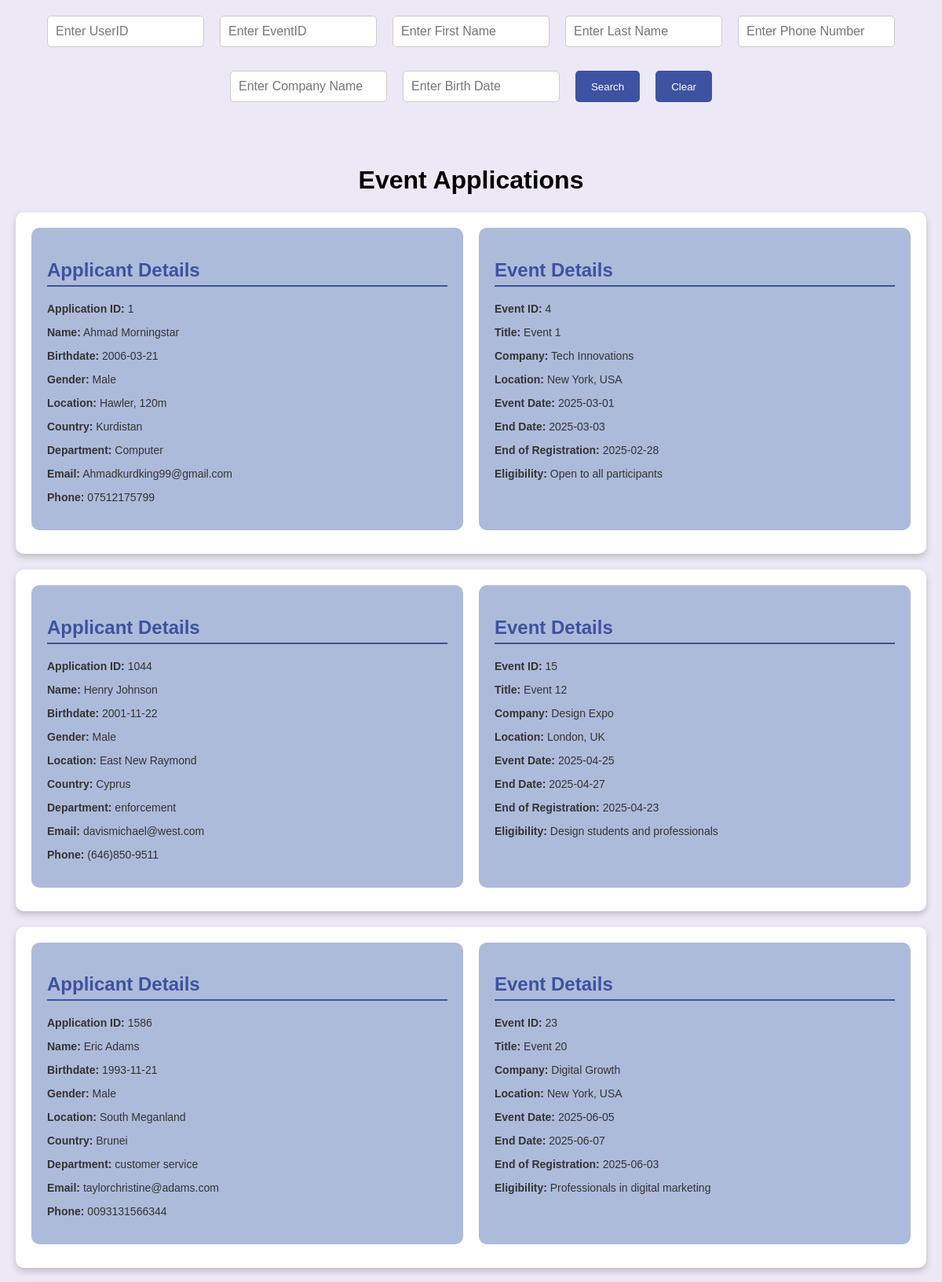
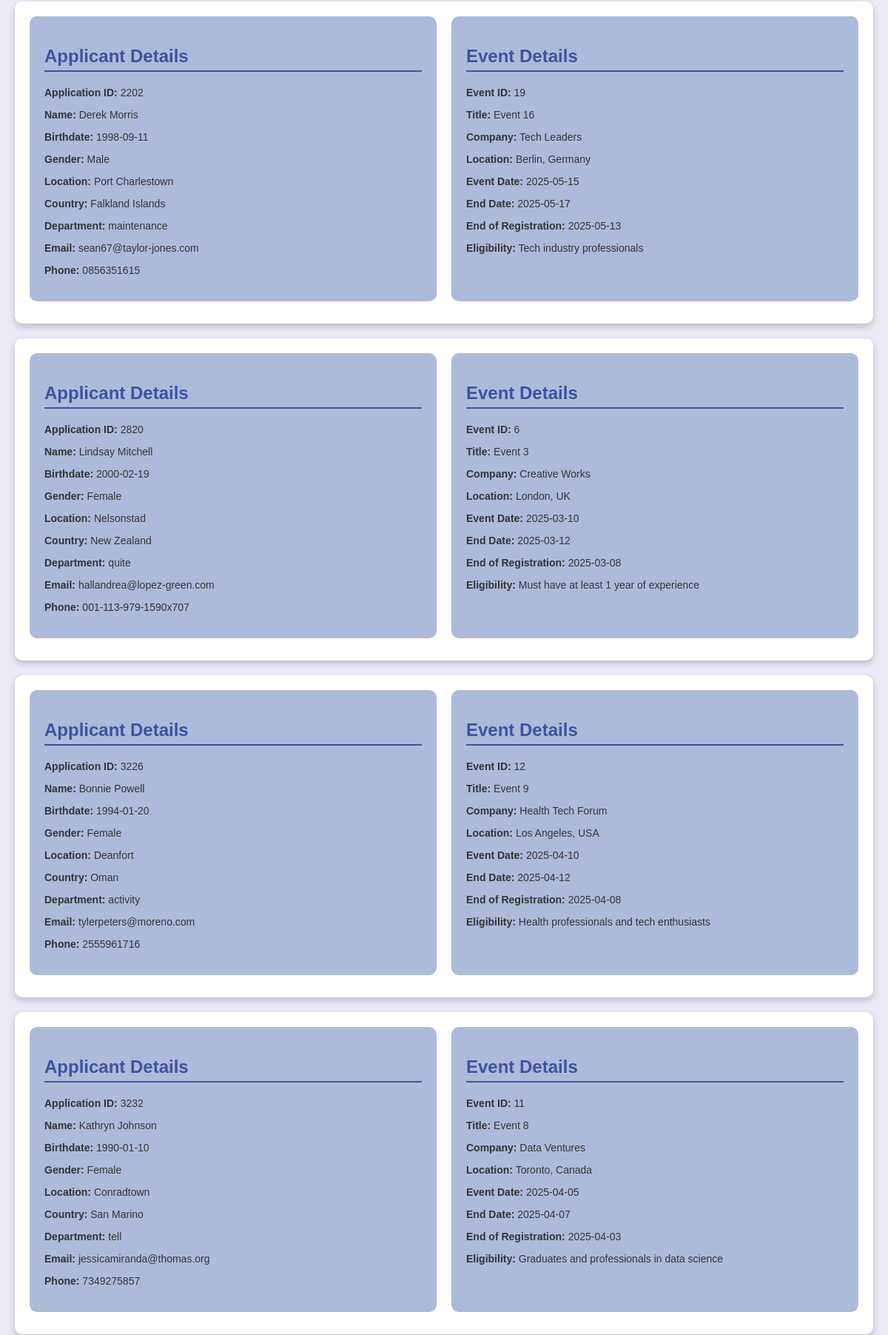
Page /UserEvents.php (upper part) on the committed database (2 pictures, top to bottom).
### tables this page shows
CREATE TABLE `event_applications` (
  `application_id` int(11) NOT NULL,
  `event_id` int(11) DEFAULT NULL,
  `first_name` varchar(255) NOT NULL,
  `last_name` varchar(255) NOT NULL,
  `birthdate` date NOT NULL,
  `gender` enum('Male','Female') NOT NULL,
  `location` varchar(255) NOT NULL,
  `country` varchar(255) NOT NULL,
  `department` varchar(255) NOT NULL,
  `email` varchar(255) NOT NULL,
  `phone_number` varchar(20) NOT NULL,
  `created_at` timestamp NOT NULL DEFAULT current_timestamp()
);

CREATE TABLE `events` (
  `event_id` int(11) NOT NULL,
  `title` varchar(255) NOT NULL,
  `company` varchar(255) NOT NULL,
  `location` varchar(255) NOT NULL,
  `event_date` date NOT NULL,
  `event_end_date` date NOT NULL,
  `end_of_registration` date NOT NULL,
  `eligibility` text DEFAULT NULL,
  `created_at` timestamp NOT NULL DEFAULT current_timestamp()
);

### UserEvents.php (the view, shortened to what this page needs)
<?php
$servername = "sql108.infinityfree.com";
$username = "if0_38250336";
$password = "Ahm20066";
$dbname = "if0_38250336_PMS";
$conn = new mysqli($servername, $username, $password, $dbname);
$userSearch = isset($_GET['userSearch']) ? $_GET['userSearch'] : '';
$eventSearch = isset($_GET['eventSearch']) ? $_GET['eventSearch'] : '';
$firstNameSearch = isset($_GET['firstNameSearch']) ? $_GET['firstNameSearch'] : '';
$lastNameSearch = isset($_GET['lastNameSearch']) ? $_GET['lastNameSearch'] : '';
$phoneSearch = isset($_GET['phoneSearch']) ? $_GET['phoneSearch'] : '';
$companySearch = isset($_GET['companySearch']) ? $_GET['companySearch'] : '';
$birthDateSearch = isset($_GET['birthDateSearch']) ? $_GET['birthDateSearch'] : '';
$sql = "SELECT ea.application_id, ea.first_name, ea.last_name, ea.birthdate, ea.gender, ea.location, ea.country,
               ea.department, ea.email, ea.phone_number,
               e.event_id, e.title, e.company, e.location AS event_location,
               e.event_date, e.event_end_date, e.end_of_registration, e.eligibility
        FROM event_applications ea
        JOIN events e ON ea.event_id = e.event_id";
$result = $conn->query($sql);
?>
<!DOCTYPE html>
<html lang="en">
<head>
    <link rel="stylesheet" href="UserEvents.css">
</head>
<body>
<div class="search-container">
    <form method="GET" action="UserEvents.php">
        <div class="search-fields">
            <input type="text" name="userSearch" placeholder="Enter UserID" value="<?php echo htmlspecialchars($userSearch); ?>">
            <input type="text" name="eventSearch" placeholder="Enter EventID" value="<?php echo htmlspecialchars($eventSearch); ?>">
            <input type="text" name="firstNameSearch" placeholder="Enter First Name" value="<?php echo htmlspecialchars($firstNameSearch); ?>">
            <input type="text" name="lastNameSearch" placeholder="Enter Last Name" value="<?php echo htmlspecialchars($lastNameSearch); ?>">
            <input type="text" name="phoneSearch" placeholder="Enter Phone Number" value="<?php echo htmlspecialchars($phoneSearch); ?>">
            <input type="text" name="companySearch" placeholder="Enter Company Name" value="<?php echo htmlspecialchars($companySearch); ?>">
            <input type="text" name="birthDateSearch" placeholder="Enter Birth Date" value="<?php echo htmlspecialchars($birthDateSearch); ?>">
            <button type="submit">Search</button>
            <button type="submit" name="clear" value="true">Clear</button>
        </div>
    </form>
</div>
<div class="applications-container">
    <h1>Event Applications</h1>
    <?php if ($result->num_rows > 0): ?>
        <?php while($row = $result->fetch_assoc()): ?>
            <div class="application-card">
                <div class="user-card">
                    <h2>Applicant Details</h2>
                    <p><strong>Application ID:</strong> <?php echo htmlspecialchars($row['application_id']); ?></p>
                    <p><strong>Name:</strong> <?php echo htmlspecialchars($row['first_name'] . " " . $row['last_name']); ?></p>
                    <p><strong>Birthdate:</strong> <?php echo htmlspecialchars($row['birthdate']); ?></p>
                    <p><strong>Gender:</strong> <?php echo htmlspecialchars($row['gender']); ?></p>
                    <p><strong>Location:</strong> <?php echo htmlspecialchars($row['location']); ?></p>
                    <p><strong>Country:</strong> <?php echo htmlspecialchars($row['country']); ?></p>
                    <p><strong>Department:</strong> <?php echo htmlspecialchars($row['department']); ?></p>
                    <p><strong>Email:</strong> <?php echo htmlspecialchars($row['email']); ?></p>
                    <p><strong>Phone:</strong> <?php echo htmlspecialchars($row['phone_number']); ?></p>
                </div>
                <div class="event-card">
                    <h2>Event Details</h2>
                    <p><strong>Event ID:</strong> <?php echo htmlspecialchars($row['event_id']); ?></p>
                    <p><strong>Title:</strong> <?php echo htmlspecialchars($row['title']); ?></p>
                    <p><strong>Company:</strong> <?php echo htmlspecialchars($row['company']); ?></p>
                    <p><strong>Location:</strong> <?php echo htmlspecialchars($row['event_location']); ?></p>
                    <p><strong>Event Date:</strong> <?php echo htmlspecialchars($row['event_date']); ?></p>
                    <p><strong>End Date:</strong> <?php echo htmlspecialchars($row['event_end_date']); ?></p>
                    <p><strong>End of Registration:</strong> <?php echo htmlspecialchars($row['end_of_registration']); ?></p>
                    <p><strong>Eligibility:</strong> <?php echo htmlspecialchars($row['eligibility']); ?></p>
                </div>
            </div>
        <?php endwhile; ?>
    <?php else: ?>
        <p>No applications found.</p>
    <?php endif; ?>
</div>
</body>
</html>

### UserEvents.css (style rules this page uses)
body { font-family: Arial, sans-serif; background-color: #ede8f5; text-align: center; margin: 0; padding: 0; }
.search-container { margin: 20px; }
.search-fields { display: flex; justify-content: center; gap: 20px; margin-bottom: 20px; flex-wrap: wrap; }
.search-fields input { padding: 10px; font-size: 16px; border-radius: 5px; border: 1px solid #ccc; width: 200px; box-sizing: border-box; margin-bottom: 10px; }
.search-fields button { padding: 10px 20px; background-color: #3d52a0; color: white; border: none; border-radius: 5px; cursor: pointer; margin-bottom: 10px; }
.applications-container { max-width: 1200px; margin: 30px auto; padding: 20px; }
.application-card { display: flex; justify-content: space-between; gap: 20px; background: white; padding: 20px; border-radius: 10px; box-shadow: 0 4px 8px rgba(0, 0, 0, 0.2); margin-bottom: 20px; text-align: left; flex-wrap: wrap; }
.user-card, .event-card { flex: 1; padding: 20px; border-radius: 10px; background-color: #adbbda; min-width: 300px; margin-bottom: 10px; }
.user-card h2, .event-card h2 { color: #3d52a0; border-bottom: 2px solid #3d52a0; padding-bottom: 5px; }
p { font-size: 14px; color: #333; }

### rows in the picture
event_applications: application_id "1", first_name+last_name "Ahmad Morningstar", birthdate "2006-03-21", gender "Male", location "Hawler, 120m", country "Kurdistan", department "Computer", email "Ahmadkurdking99@gmail.com", phone_number "07512175799", event.event_id "4", event.title "Event 1", event.company "Tech Innovations", event.location "New York, USA", event.event_date "2025-03-01", event.event_end_date "2025-03-03", event.end_of_registration "2025-02-28", event.eligibility "Open to all participants"
event_applications: application_id "1044", first_name+last_name "Henry Johnson", birthdate "2001-11-22", gender "Male", location "East New Raymond", country "Cyprus", department "enforcement", email "davismichael@west.com", phone_number "(646)850-9511", event.event_id "15", event.title "Event 12", event.company "Design Expo", event.location "London, UK", event.event_date "2025-04-25", event.event_end_date "2025-04-27", event.end_of_registration "2025-04-23", event.eligibility "Design students and professionals"
event_applications: application_id "1586", first_name+last_name "Eric Adams", birthdate "1993-11-21", gender "Male", location "South Meganland", country "Brunei", department "customer service", email "taylorchristine@adams.com", phone_number "0093131566344", event.event_id "23", event.title "Event 20", event.company "Digital Growth", event.location "New York, USA", event.event_date "2025-06-05", event.event_end_date "2025-06-07", event.end_of_registration "2025-06-03", event.eligibility "Professionals in digital marketing"
event_applications: application_id "2202", first_name+last_name "Derek Morris", birthdate "1998-09-11", gender "Male", location "Port Charlestown", country "Falkland Islands", department "maintenance", email "sean67@taylor-jones.com", phone_number "0856351615", event.event_id "19", event.title "Event 16", event.company "Tech Leaders", event.location "Berlin, Germany", event.event_date "2025-05-15", event.event_end_date "2025-05-17", event.end_of_registration "2025-05-13", event.eligibility "Tech industry professionals"
event_applications: application_id "2820", first_name+last_name "Lindsay Mitchell", birthdate "2000-02-19", gender "Female", location "Nelsonstad", country "New Zealand", department "quite", email "hallandrea@lopez-green.com", phone_number "001-113-979-1590x707", event.event_id "6", event.title "Event 3", event.company "Creative Works", event.location "London, UK", event.event_date "2025-03-10", event.event_end_date "2025-03-12", event.end_of_registration "2025-03-08", event.eligibility "Must have at least 1 year of experience"
event_applications: application_id "3226", first_name+last_name "Bonnie Powell", birthdate "1994-01-20", gender "Female", location "Deanfort", country "Oman", department "activity", email "tylerpeters@moreno.com", phone_number "2555961716", event.event_id "12", event.title "Event 9", event.company "Health Tech Forum", event.location "Los Angeles, USA", event.event_date "2025-04-10", event.event_end_date "2025-04-12", event.end_of_registration "2025-04-08", event.eligibility "Health professionals and tech enthusiasts"
event_applications: application_id "3232", first_name+last_name "Kathryn Johnson", birthdate "1990-01-10", gender "Female", location "Conradtown", country "San Marino", department "tell", email "jessicamiranda@thomas.org", phone_number "7349275857", event.event_id "11", event.title "Event 8", event.company "Data Ventures", event.location "Toronto, Canada", event.event_date "2025-04-05", event.event_end_date "2025-04-07", event.end_of_registration "2025-04-03", event.eligibility "Graduates and professionals in data science"
